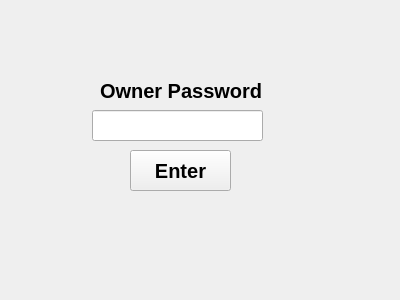
<?xml version="1.0" encoding="UTF-8"?>
<ui version="4.0">
 <class>VerifyRegister</class>
 <widget class="QWidget" name="VerifyRegister">
  <property name="geometry">
   <rect>
    <x>0</x>
    <y>0</y>
    <width>400</width>
    <height>300</height>
   </rect>
  </property>
  <property name="windowTitle">
   <string>Form</string>
  </property>
  <widget class="QPushButton" name="pushButton">
   <property name="geometry">
    <rect>
     <x>130</x>
     <y>150</y>
     <width>101</width>
     <height>41</height>
    </rect>
   </property>
   <property name="font">
    <font>
     <pointsize>15</pointsize>
     <weight>75</weight>
     <bold>true</bold>
    </font>
   </property>
   <property name="text">
    <string>Enter</string>
   </property>
  </widget>
  <widget class="QLabel" name="label">
   <property name="geometry">
    <rect>
     <x>100</x>
     <y>80</y>
     <width>161</width>
     <height>22</height>
    </rect>
   </property>
   <property name="font">
    <font>
     <pointsize>15</pointsize>
     <weight>75</weight>
     <bold>true</bold>
    </font>
   </property>
   <property name="text">
    <string>Owner Password</string>
   </property>
  </widget>
  <widget class="QLineEdit" name="lineEdit">
   <property name="geometry">
    <rect>
     <x>92</x>
     <y>110</y>
     <width>171</width>
     <height>31</height>
    </rect>
   </property>
   <property name="font">
    <font>
     <weight>75</weight>
     <bold>true</bold>
    </font>
   </property>
   <property name="echoMode">
    <enum>QLineEdit::Password</enum>
   </property>
  </widget>
 </widget>
 <resources/>
 <connections/>
</ui>
